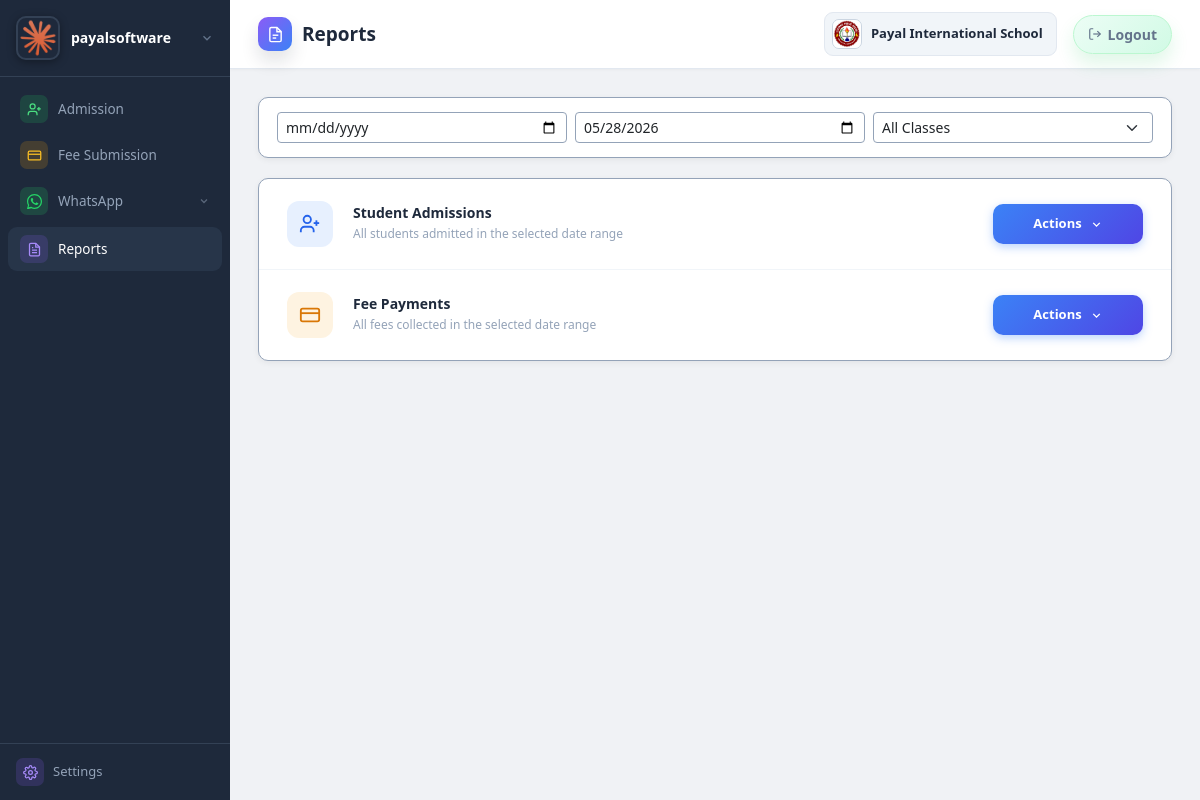
/school/reports/ (signed in), run on the app's committed database.
### schoolapp/models.py (models this page shows, shortened)
class SuperUserSettings(models.Model):
    software_name = models.CharField(max_length=150, default='SchoolERP')
    superuser_name = models.CharField(max_length=150, blank=True)
    superuser_email = models.EmailField(blank=True)
    superuser_phone = models.CharField(max_length=20, blank=True)
    logo = models.ImageField(upload_to='software_logos/', blank=True, null=True)
    organization_address = models.TextField(blank=True)
    notes = models.TextField(blank=True)
    default_session = models.CharField(max_length=20, blank=True, default='',
                                       help_text='Default academic session shown on superuser dashboard and school fee pages.')
    updated_at = models.DateTimeField(auto_now=True)
    @classmethod
    def get_solo(cls):
        obj = cls.objects.order_by('pk').first()
        if obj:
            return obj
        return cls.objects.create()

class User(AbstractUser):
    SUPERUSER = 'superuser'
    SCHOOL_ADMIN = 'school_admin'
    ROLES = [(SUPERUSER, 'Super User'), (SCHOOL_ADMIN, 'School Admin')]
    role = models.CharField(max_length=20, choices=ROLES, default=SCHOOL_ADMIN)
    school = models.ForeignKey(School, on_delete=models.CASCADE, null=True, blank=True)
    def is_super(self):
        return self.role == self.SUPERUSER or self.is_superuser

class School(models.Model):
    name = models.CharField(max_length=200)
    subdomain = models.SlugField(
        max_length=63, unique=True, null=True, blank=True,
        help_text='URL slug for this school, e.g. "greenwood" → greenwood.erpdomain.com',
    )
    phone = models.CharField(max_length=20, blank=True)
    email = models.EmailField(blank=True)
    logo = models.ImageField(upload_to='school_logos/', blank=True, null=True)
    address = models.TextField(blank=True)
    is_active = models.BooleanField(default=True)
    fee_per_student = models.DecimalField(max_digits=8, decimal_places=2, default=0)
    created_at = models.DateTimeField(auto_now_add=True)

### schoolapp/views/report_views.py (the view)
# urls.py: path('school/reports/', views.report_dashboard, name='report_dashboard'),
@school_only
def report_dashboard(request):
    school = request.user.school
    profile = SchoolProfile.get_for_school(school)
    classes = SchoolClass.objects.filter(school=school).order_by('name')
    return render(request, 'school/reports/report.html', {
        'profile': profile,
        'classes': classes,
    })

### templates/school/reports/report.html (shortened to what this page needs)
{% extends 'base.html' %}
{% block page_title %}Reports{% endblock %}
{% block content %}
<div class="rpt-filter-card">
  <div class="d-flex flex-wrap gap-2 align-items-center">
    <input type="date" class="form-control form-control-sm" style="min-width:130px;flex:1 1 130px;border:1.5px solid #94a3b8;" id="shared-from" placeholder="From Date">
    <input type="date" class="form-control form-control-sm" style="min-width:130px;flex:1 1 130px;border:1.5px solid #94a3b8;" id="shared-to">
    <select class="form-select form-select-sm" style="min-width:120px;flex:1 1 120px;border:1.5px solid #94a3b8;" id="shared-class">
      <option value="">All Classes</option>
    </select>
  </div>
</div>
<div class="rpt-list-card">
  <div class="rpt-row">
    <span class="rpt-row-icon icon-blue">
      <svg width="22" height="22" fill="none" stroke="currentColor" stroke-width="2" viewBox="0 0 24 24">
        <path d="M16 21v-2a4 4 0 0 0-4-4H6a4 4 0 0 0-4 4v2"/>
        <circle cx="9" cy="7" r="4"/>
        <line x1="19" y1="8" x2="19" y2="14"/>
        <line x1="22" y1="11" x2="16" y2="11"/>
      </svg>
    </span>
    <div class="rpt-row-info">
      <h3>Student Admissions</h3>
      <p>All students admitted in the selected date range</p>
    </div>
    <div class="rpt-row-actions">
      <div class="rpt-dropdown" id="dd-admissions">
        <button class="btn-actions-trigger" type="button" onclick="toggleDropdown('dd-admissions')">
          Actions
          <svg class="chevron" width="13" height="13" fill="none" stroke="currentColor" stroke-width="2.5" viewBox="0 0 24 24"><polyline points="6 9 12 15 18 9"/></svg>
        </button>
      </div>
    </div>
  </div>
  <div class="rpt-row">
    <span class="rpt-row-icon icon-amber">
      <svg width="22" height="22" fill="none" stroke="currentColor" stroke-width="2" viewBox="0 0 24 24">
        <rect x="2" y="5" width="20" height="14" rx="2"/>
        <line x1="2" y1="10" x2="22" y2="10"/>
      </svg>
    </span>
    <div class="rpt-row-info">
      <h3>Fee Payments</h3>
      <p>All fees collected in the selected date range</p>
    </div>
    <div class="rpt-row-actions">
      <div class="rpt-dropdown" id="dd-fees">
        <button class="btn-actions-trigger" type="button" onclick="toggleDropdown('dd-fees')">
          Actions
          <svg class="chevron" width="13" height="13" fill="none" stroke="currentColor" stroke-width="2.5" viewBox="0 0 24 24"><polyline points="6 9 12 15 18 9"/></svg>
        </button>
      </div>
    </div>
  </div>
</div>
{% endblock %}

### templates/base.html (shortened to what this page needs)
{% load static %}
<!DOCTYPE html>
<html lang="en">
<head>
<link rel="stylesheet" href="{% static 'css/style.css' %}">
<link rel="stylesheet" href="https://cdn.jsdelivr.net/npm/bootstrap@5.3.3/dist/css/bootstrap.min.css">
</head>
<body>
<div class="sidebar">
  <div class="brand" id="brand-profile">
    <button type="button" class="brand-trigger" onclick="toggleBrandProfile(event)" aria-expanded="false" aria-controls="brand-profile-menu">
      <div class="brand-inner">
        {% if app_settings and app_settings.logo %}
          <img src="{{ app_settings.logo.url }}" alt="{{ app_settings.software_name|default:'SchoolERP' }}" class="brand-logo">
        {% else %}
          <div class="brand-logo-fallback">
            <svg width="22" height="22" fill="none" stroke="#fff" stroke-width="2" viewBox="0 0 24 24"><path d="M3 9l9-7 9 7v11a2 2 0 0 1-2 2H5a2 2 0 0 1-2-2z"/><polyline points="9 22 9 12 15 12 15 22"/></svg>
          </div>
        {% endif %}
        <div class="brand-text">
          <div class="brand-name">{{ app_settings.software_name|default:'SchoolERP' }}</div>
        </div>
        <svg class="brand-chevron" width="14" height="14" fill="none" stroke="currentColor" stroke-width="2.2" viewBox="0 0 24 24"><polyline points="6 9 12 15 18 9"/></svg>
      </div>
    </button>
  </div>
  <nav>
    {% if user.is_super %}
      <div class="nav-section">Superuser</div>
      <a href="{% url 'super_dashboard' %}" {% if request.resolver_match.url_name == 'super_dashboard' %}class="active"{% endif %}>
        <span class="ni ni-blue"><svg width="15" height="15" fill="none" stroke="currentColor" stroke-width="2" viewBox="0 0 24 24"><rect x="3" y="3" width="7" height="7"/><rect x="14" y="3" width="7" height="7"/><rect x="3" y="14" width="7" height="7"/><rect x="14" y="14" width="7" height="7"/></svg></span>
        Dashboard
      </a>
      <a href="{% url 'super_school_fee_dashboard' %}" {% if request.resolver_match.url_name == 'super_school_fee_dashboard' or request.resolver_match.url_name == 'super_collect_fee' %}class="active"{% endif %}>
        <span class="ni ni-amber"><svg width="15" height="15" fill="none" stroke="currentColor" stroke-width="2" viewBox="0 0 24 24"><rect x="2" y="5" width="20" height="14" rx="2"/><line x1="2" y1="10" x2="22" y2="10"/></svg></span>
        School Fee
      </a>
    {% else %}
      <a href="{% url 'student_list' %}" >
        <span class="ni ni-green"><svg width="15" height="15" fill="none" stroke="currentColor" stroke-width="2" viewBox="0 0 24 24"><path d="M16 21v-2a4 4 0 0 0-4-4H6a4 4 0 0 0-4 4v2"/><circle cx="9" cy="7" r="4"/><line x1="19" y1="8" x2="19" y2="14"/><line x1="22" y1="11" x2="16" y2="11"/></svg></span>
        Admission
      </a>
      <a href="{% url 'payment_dashboard' %}" {% if 'payment' in request.resolver_match.url_name %}class="active"{% endif %}>
        <span class="ni ni-amber"><svg width="15" height="15" fill="none" stroke="currentColor" stroke-width="2" viewBox="0 0 24 24"><rect x="2" y="5" width="20" height="14" rx="2"/><line x1="2" y1="10" x2="22" y2="10"/></svg></span>
        Fee Submission
      </a>
      {% if request.resolver_match.url_name == 'whatsapp_dashboard' or request.resolver_match.url_name == 'announcement_dashboard' %}
      <div class="nav-group-toggle active open" onclick="toggleNavGroup(this)">
        <div class="toggle-left">
          <span class="ni ni-wa"><svg width="15" height="15" viewBox="0 0 24 24" fill="currentColor"><path d="M17.472 14.382c-.297-.149-1.758-.867-2.03-.967-.273-.099-.471-.148-.67.15-.197.297-.767.966-.94 1.164-.173.199-.347.223-.644.075-.297-.15-1.255-.463-2.39-1.475-.883-.788-1.48-1.761-1.653-2.059-.173-.297-.018-.458.13-.606.134-.133.298-.347.446-.52.149-.174.198-.298.298-.497.099-.198.05-.371-.025-.52-.075-.149-.669-1.612-.916-2.207-.242-.579-.487-.5-.669-.51-.173-.008-.371-.01-.57-.01-.198 0-.52.074-.792.372-.272.297-1.04 1.016-1.04 2.479 0 1.462 1.065 2.875 1.213 3.074.149.198 2.096 3.2 5.077 4.487.709.306 1.262.489 1.694.625.712.227 1.36.195 1.871.118.571-.085 1.758-.719 2.006-1.413.248-.694.248-1.289.173-1.413-.074-.124-.272-.198-.57-.347zM12 0C5.373 0 0 5.373 0 12c0 2.127.558 4.126 1.533 5.86L.057 23.428a.75.75 0 0 0 .916.968l5.844-1.53A11.945 11.945 0 0 0 12 24c6.627 0 12-5.373 12-12S18.627 0 12 0zm0 22c-1.907 0-3.686-.524-5.208-1.433l-.374-.22-3.87 1.013 1.03-3.77-.243-.386A9.944 9.944 0 0 1 2 12C2 6.477 6.477 2 12 2s10 4.477 10 10-4.477 10-10 10z"/></svg></span>
          WhatsApp
        </div>
        <svg class="chevron" width="12" height="12" fill="none" stroke="currentColor" stroke-width="2.5" viewBox="0 0 24 24"><polyline points="6 9 12 15 18 9"/></svg>
      </div>
      <div class="nav-sub open">
        <a href="{% url 'whatsapp_dashboard' %}" {% if request.resolver_match.url_name == 'whatsapp_dashboard' %}class="active"{% endif %}><span class="ni ni-sky"><svg width="15" height="15" fill="none" stroke="currentColor" stroke-width="2" viewBox="0 0 24 24"><path d="M18 8A6 6 0 0 0 6 8c0 7-3 9-3 9h18s-3-2-3-9"/><path d="M13.73 21a2 2 0 0 1-3.46 0"/></svg></span>Fee Reminder</a>
        <a href="{% url 'announcement_dashboard' %}" {% if request.resolver_match.url_name == 'announcement_dashboard' %}class="active"{% endif %}><span class="ni ni-rose"><svg width="15" height="15" fill="none" stroke="currentColor" stroke-width="2" viewBox="0 0 24 24"><path d="M3 11v2a1 1 0 0 0 1 1h2l3 3V8L6 11H4a1 1 0 0 0-1 1z"/><path d="M19 12a7 7 0 0 0-7-7"/><path d="M19 12a7 7 0 0 1-7 7"/><line x1="15.54" y1="8.46" x2="15.54" y2="8.46"/></svg></span>Announcement</a>
      </div>
      {% else %}
      <div class="nav-group-toggle" onclick="toggleNavGroup(this)">
        <div class="toggle-left">
          <span class="ni ni-wa"></span>
          WhatsApp
        </div>
        <svg class="chevron" width="12" height="12" fill="none" stroke="currentColor" stroke-width="2.5" viewBox="0 0 24 24"><polyline points="6 9 12 15 18 9"/></svg>
      </div>
      {% endif %}
      <a href="{% url 'report_dashboard' %}" {% if 'report' in request.resolver_match.url_name %}class="active"{% endif %}>
        <span class="ni ni-purple"><svg width="15" height="15" fill="none" stroke="currentColor" stroke-width="2" viewBox="0 0 24 24"><path d="M14 2H6a2 2 0 0 0-2 2v16a2 2 0 0 0 2 2h12a2 2 0 0 0 2-2V8z"/><polyline points="14 2 14 8 20 8"/><line x1="16" y1="13" x2="8" y2="13"/><line x1="16" y1="17" x2="8" y2="17"/><polyline points="10 9 9 9 8 9"/></svg></span>
        Reports
      </a>
    {% endif %}
  </nav>
  {% if not user.is_super %}
  <a href="{% url 'config_view' %}" class="user-info {% if request.resolver_match.url_name == 'config_view' %}active{% endif %}">
    <span class="ni ni-purple"></span>
    Settings
  </a>
  {% endif %}
</div>
<div class="main">
  <div class="topbar">
    <h1 class="page-title">
      {% with url_name=request.resolver_match.url_name|default:'' %}
        {% if url_name == 'student_list' or url_name == 'student_create' or url_name == 'student_edit' or url_name == 'student_delete' or url_name == 'student_promote' or url_name == 'student_fail' or url_name == 'student_transfer' or url_name == 'admission_bulk_upload' %}
          <span class="page-title-icon admission" aria-hidden="true">
            <svg fill="none" stroke="currentColor" stroke-width="2" viewBox="0 0 24 24"><path d="M16 21v-2a4 4 0 0 0-4-4H6a4 4 0 0 0-4 4v2"/><circle cx="9" cy="7" r="4"/><path d="M19 8v6"/><path d="M22 11h-6"/></svg>
          </span>
        {% elif 'payment' in url_name or url_name == 'super_school_fee_dashboard' or url_name == 'super_collect_fee' %}
          <span class="page-title-icon fee" aria-hidden="true">
            <svg fill="none" stroke="currentColor" stroke-width="2" viewBox="0 0 24 24"><rect x="3" y="4" width="18" height="16" rx="2"/><path d="M7 8h10"/><path d="M7 12h4"/><path d="M15 12h2"/><path d="M7 16h3"/></svg>
          </span>
        {% elif url_name == 'whatsapp_dashboard' %}
          <span class="page-title-icon whatsapp" aria-hidden="true">
            <svg fill="none" stroke="currentColor" stroke-width="2" viewBox="0 0 24 24"><path d="M18 8A6 6 0 0 0 6 8c0 7-3 9-3 9h18s-3-2-3-9"/><path d="M13.73 21a2 2 0 0 1-3.46 0"/></svg>
          </span>
        {% elif url_name == 'announcement_dashboard' %}
          <span class="page-title-icon announcement" aria-hidden="true">
            <svg fill="none" stroke="currentColor" stroke-width="2" viewBox="0 0 24 24"><path d="M3 11v2a1 1 0 0 0 1 1h2l3 3V8L6 11H4a1 1 0 0 0-1 1z"/><path d="M15 9a4 4 0 0 1 0 6"/><path d="M18 6a8 8 0 0 1 0 12"/></svg>
          </span>
        {% elif 'report' in url_name %}
          <span class="page-title-icon reports" aria-hidden="true">
            <svg fill="none" stroke="currentColor" stroke-width="2" viewBox="0 0 24 24"><path d="M14 2H6a2 2 0 0 0-2 2v16a2 2 0 0 0 2 2h12a2 2 0 0 0 2-2V8z"/><path d="M14 2v6h6"/><path d="M8 13h8"/><path d="M8 17h5"/></svg>
          </span>
        {% endif %}
      {% endwith %}
      <span>{% block page_title %}Dashboard{% endblock %}</span>
    </h1>
    <div class="topbar-right">
      {% if not user.is_super and user.school %}
      <div class="topbar-school">
        {% if user.school.logo %}
          <img src="{{ user.school.logo.url }}" alt="{{ user.school.name }}" class="school-logo-img">
        {% else %}
          <div class="school-logo-fallback">
            <svg width="14" height="14" fill="none" stroke="#fff" stroke-width="2" viewBox="0 0 24 24"><path d="M3 9l9-7 9 7v11a2 2 0 0 1-2 2H5a2 2 0 0 1-2-2z"/><polyline points="9 22 9 12 15 12 15 22"/></svg>
          </div>
        {% endif %}
        <div>
          <div class="school-name">{{ user.school.name }}</div>
        </div>
      </div>
      {% endif %}
      <a class="topbar-logout" href="{% url 'logout' %}">
        <svg width="14" height="14" fill="none" stroke="currentColor" stroke-width="2" viewBox="0 0 24 24"><path d="M9 21H5a2 2 0 0 1-2-2V5a2 2 0 0 1 2-2h4"/><polyline points="16 17 21 12 16 7"/><line x1="21" y1="12" x2="9" y2="12"/></svg>
        Logout
      </a>
    </div>
  </div>
  <div class="content">
    {% block content %}{% endblock %}
  </div>
</div>
</body>
</html>

### data on the page
SuperUserSettings: logo (picture), software_name "payalsoftware"
User: school.logo (picture), school.name "Payal International School"
